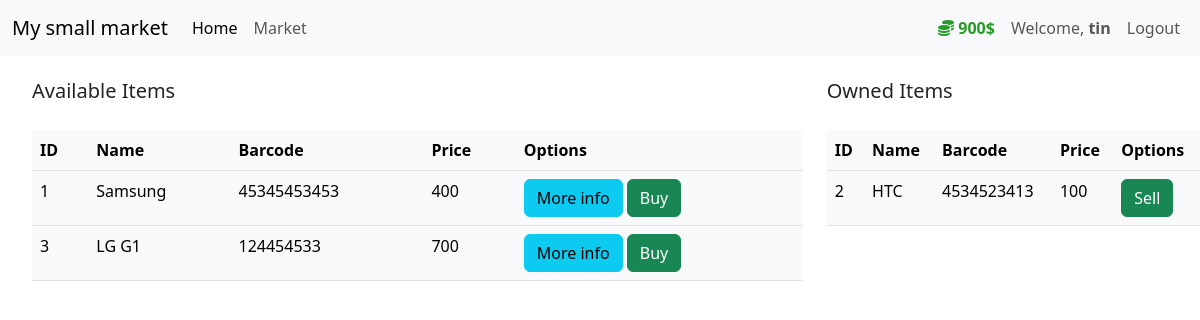
Screenshot of /market (signed in) with the database file from the repository.
### market/models.py (models this page shows, shortened)
class User(db.Model, UserMixin):
    id = db.Column(db.Integer(), primary_key=True)
    username = db.Column(db.String(length=30), unique=True, nullable=False)
    email_address = db.Column(db.String(length=50), unique=True, nullable=False)
    password_hash = db.Column(db.String(length=60), nullable=False)
    budget = db.Column(db.Integer(), nullable=False, default=1000)
    items = db.relationship("Item", backref="item_owner", lazy=True)
    @property
    def better_budget(self):
        if len(str(self.budget)) > 3:
            return f"{str(self.budget)[:-3]} {str(self.budget)[-3:]}$"
        else:
            return f"{self.budget}$"
    @property
    def password(self):
        return self.password

class Item(db.Model):
    id = db.Column(db.Integer(), primary_key=True)
    name = db.Column(db.String(length=30), nullable=False, unique=True)
    price = db.Column(db.Integer(), nullable=False)
    barcode = db.Column(db.String(length=20), nullable=False, unique=True)
    description = db.Column(db.String(length=2000), nullable=False, unique=True)
    owner = db.Column(db.Integer(), db.ForeignKey("user.id"))

### market/routes.py (the view, shortened to what this page needs)
@app.route("/market", methods=["GET", "POST"])
@login_required
def market_page():
    purchase_form = PurchaseForm()
    sell_form = SellForm()
    if request.method == "GET":
        items = Item.query.filter_by(owner=None)
        owned_items = Item.query.filter_by(owner=current_user.id)
        return render_template("market.html", items=items, purchase_form=purchase_form, owned_items=owned_items, sell_form=sell_form)

### market/models.py (called while the page is built)
@login_manager.user_loader
def load_user(user_id):
    return User.query.get(int(user_id))

### market/templates/market.html (shortened to what this page needs)
{% extends "home.html" %}
{% block body %}
    <div class="row" style="margin-top: 20px; margin-left: 20px;">
        <div class="col-8">
            <p class="lead mb-4">Available Items</p>
            <table class="table table-hover table-light">
                <thead>
                    <tr>
                        <th scope="col">ID</th>
                        <th scope="col">Name</th>
                        <th scope="col">Barcode</th>
                        <th scope="col">Price</th>
                        <th scope="col">Options</tr>
                </thead>
                <tbody>
                    {% for item in items %}
                        <tr>
                            <td>{{ item.id }}</td>
                            <td>{{ item.name }}</td>
                            <td>{{ item.barcode }}</td>
                            <td>{{ item.price }}</td>
                            <td>
                                <button class="btn btn-outline btn-info" data-bs-toggle="modal" data-bs-target="#info_modal-{{ item.id }}">More info</button>
                                <button class="btn btn-outline btn-success" data-bs-toggle="modal" data-bs-target="#buy_modal-{{ item.id }}">Buy</button>
                            </td>
                        </tr>
                    {% endfor %}
                </tbody>
            </table>
        </div>
        <div class="col-4">
            <p class="lead mb-4">Owned Items</p>
            <table class="table table-hover table-light">
                <thead>
                    <tr>
                        <th scope="col">ID</th>
                        <th scope="col">Name</th>
                        <th scope="col">Barcode</th>
                        <th scope="col">Price</th>
                        <th scope="col">Options</tr>
                </thead>
                <tbody>
                    {% for owned_item in owned_items %}
                        <tr>
                            <td>{{ owned_item.id }}</td>
                            <td>{{ owned_item.name }}</td>
                            <td>{{ owned_item.barcode }}</td>
                            <td>{{ owned_item.price }}</td>
                            <td>
                                <button class="btn btn-outline btn-success" data-bs-toggle="modal" data-bs-target="#sell_modal-{{ owned_item.id }}">Sell</button>
                            </td>
                        </tr>
                    {% endfor %}
                </tbody>
            </table>
        </div>
    </div>
{% endblock %}

### market/templates/base.html (shortened to what this page needs)
<!DOCTYPE html>
<html lang="en">
<head>
    <link href="https://cdn.jsdelivr.net/npm/bootstrap@5.3.0-alpha1/dist/css/bootstrap.min.css" rel="stylesheet">
    <link rel="stylesheet" href="https://cdnjs.cloudflare.com/ajax/libs/font-awesome/6.3.0/css/all.min.css" />
</head>
<body>
    <nav class="navbar navbar-expand-lg bg-body-tertiary">
        <div class="container-fluid">
            <a class="navbar-brand" href="{{ url_for('home_page') }}">My small market</a>
            <div class="collapse navbar-collapse" id="navbarText">
                <ul class="navbar-nav me-auto mb-2 mb-lg-0">
                    <li class="nav-item">
                    <a class="nav-link active" aria-current="page" href="{{ url_for('home_page') }}">Home</a>
                    </li>
                    <li class="nav-item">
                    <a class="nav-link" href="{{ url_for('market_page')}}">Market</a>
                    </li>
                </ul>
                {% if current_user.is_authenticated %}
                    <ul class="navbar-nav">
                        <li class="nav-item">
                            <a class="nav-link" style="color: rgb(39, 155, 39); font-weight: bolder;">
                                <i class="fa-solid fa-coins"></i>
                                {{ current_user.better_budget }}
                            </a>
                        </li>
                        <li class="nav-item">
                            <a class="nav-link">Welcome, <strong>{{ current_user.username }}</strong> </a>
                        </li>
                        <li class="nav-item">
                            <a class="nav-link" href="{{ url_for('logout_page') }}">Logout</a>
                        </li>
                    </ul>
                {% endif %}
            </div>
        </div>
    </nav>
    {% block body %} {% endblock %}
</body>
</html>

### rows the page displays
User: better_budget "900$", username "tin"
Item: id "1", name "Samsung", barcode "45345453453", price "400"
Item: id "3", name "LG G1", barcode "124454533", price "700"
Item: id "2", name "HTC", barcode "4534523413", price "100"
